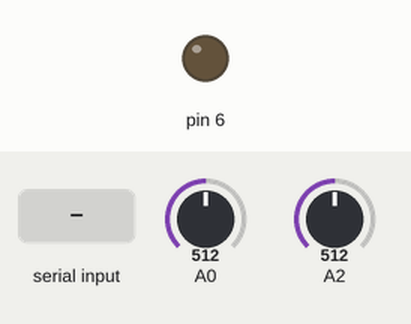
Recording of a sketch running on a simulated Arduino Uno, built with avr-gcc and run on an emulated ATmega328P. Shown: output pins drawn as LEDs (lit = HIGH). Inputs (shaded band) come from the test bench; at power-on: A0 = 512, A2 = 512. What the sketch prints to the serial monitor is not drawn.

Above: at 1.2 s.
1.3 s: "b" received over Serial
At 2.5 s:
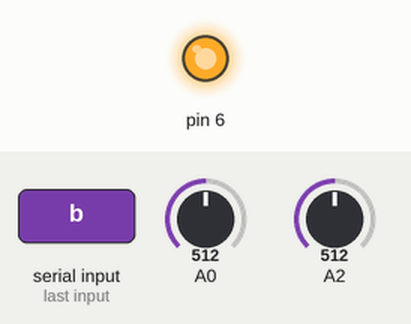
2.8 s: byte 32 (32) received over Serial
At 4.2 s:
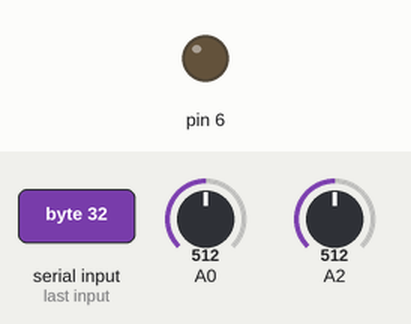
7.3 s: "1" received over Serial
At 8.5 s:
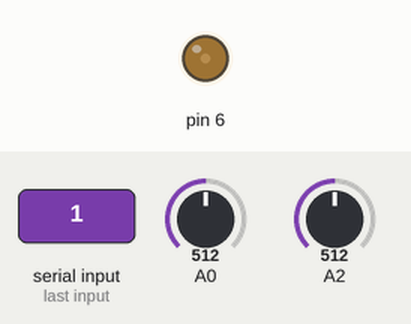
8.8 s: "b" received over Serial
At 10.1 s:
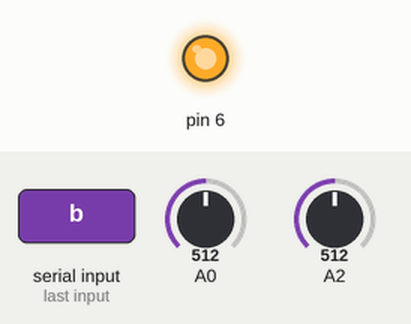
Timing chart, 0 to 11.3 s (numbered marks = the images above; inputs shaded):
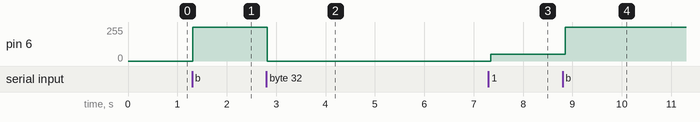

Measured:
- after the input at 1.3 s, pin 6: 0/255 → 255/255 at once
- after the input at 2.8 s, pin 6: 255/255 → 0/255 at once
- after the input at 7.3 s, pin 6: 0/255 → 49/255 at once
- after the input at 8.8 s, pin 6: 49/255 → 255/255 after 0.05 s

The sketch:

WebTalks.ino
```cpp
/*
  File: WebTalks.ino
  Author: Max Coppock
      with help from class code examples of Serial.available() and Serial.read()

*/
void setup() {
  //start serial monitoring, crucial step
  Serial.begin(9600);
}

void loop() {
  //x direction read from the joystick
  int readingX = analogRead(A0);
  //y read from the joystick
  int readingY = analogRead(A2);

  //use serial.print to send data to the web page in [x,y] format
  Serial.print("[");
  Serial.print(readingX);
  Serial.print(",");
  Serial.print(readingY);
  //last one has a '\n' to signal the end of a line for serial.readLine()
  //                                            on the web end
  Serial.println("]");
  //sending about 10 joystick updates every second
  delay(100);

  //if the serial line isn't busy
  if (Serial.available()) {
    //read in serial communication, save it as an int to inByte
    int inByte = Serial.read();
    //send it back as binary data to check
 	  Serial.write(inByte);
    //constrain the key command in case its ascii value is outside the range
    //   of analogWrite()
    inByte = constrain(inByte, 0, 255);

    //user hit the spacebar
    //   32 is ascii value for Space
    if(inByte == 32){
      //turn LED off
      analogWrite(6, 0);
    //user hit another key
    }else {
      //hit b key:  98 = 'b' in ASCII
      if(inByte == 98){
        //turn LED fully on
        analogWrite(6, 255);

      //not space or b key
      } else {
        //set LED brightness with the ASCII value of the key pressed
        analogWrite(6, inByte);
      }
    }
  }
}
```
